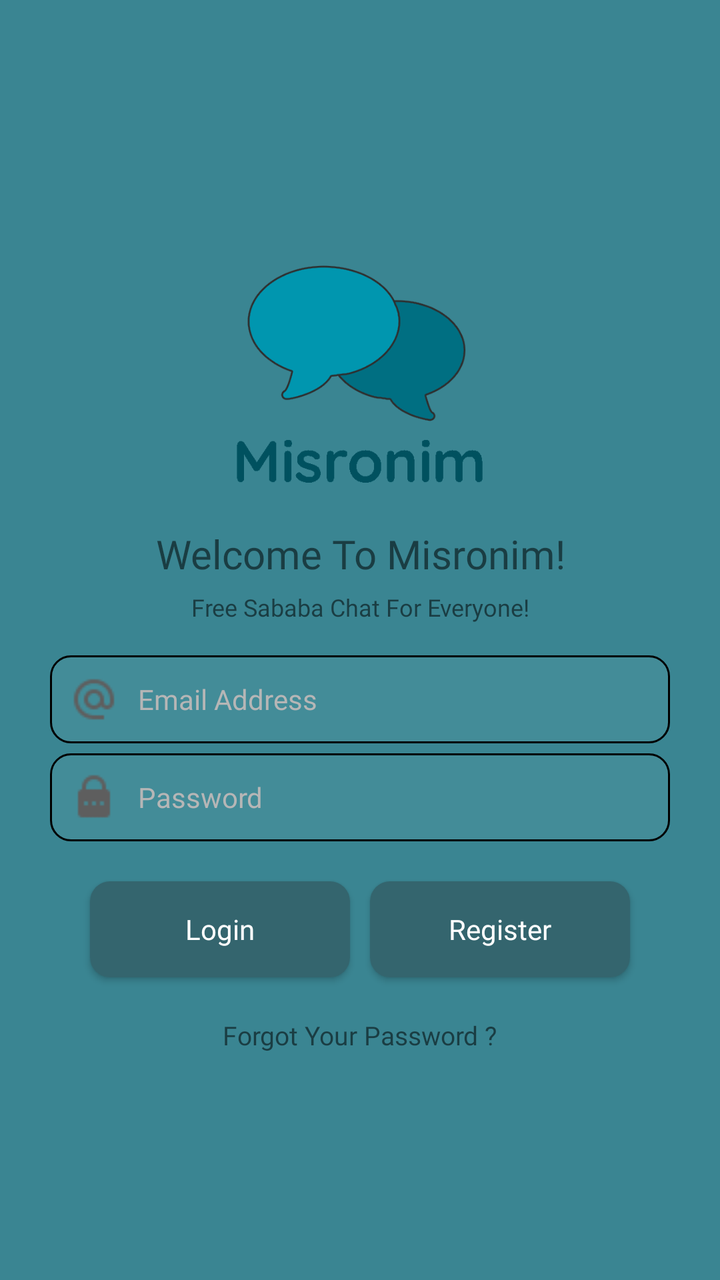
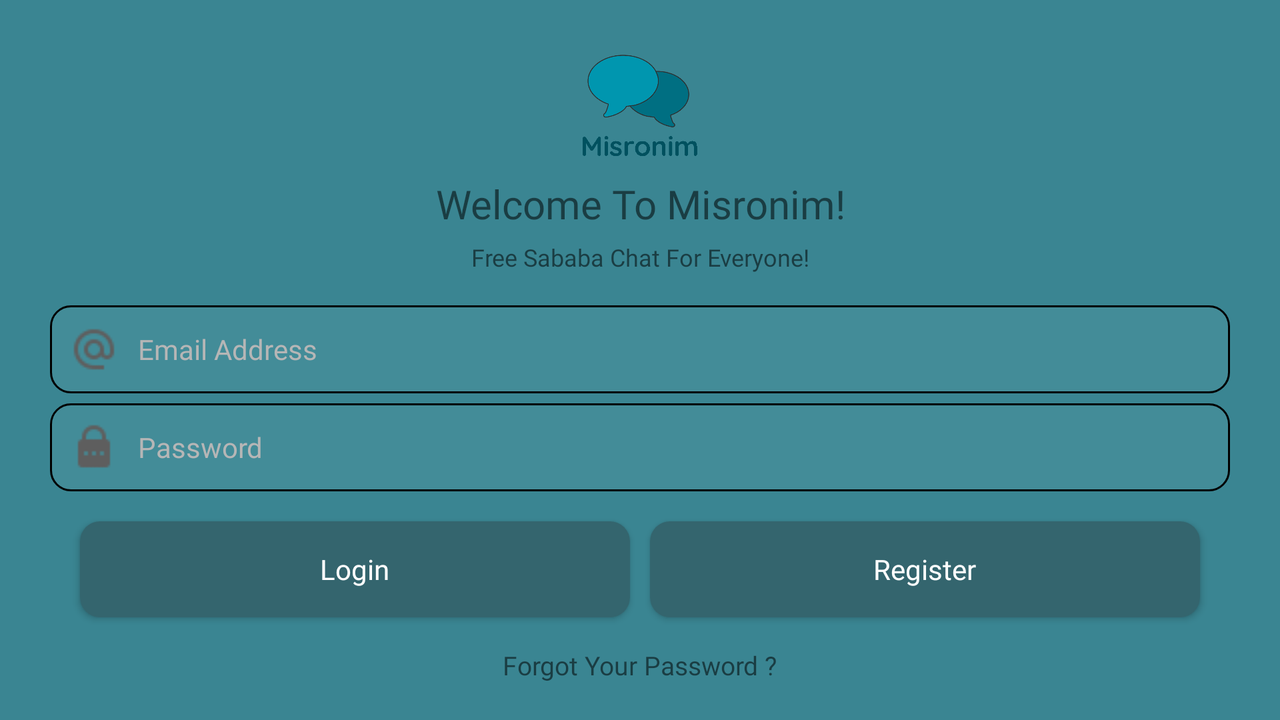

Compare how this app lays out the same screen by default and in its alternative resource folder. The renders come first, then the two layout files and the values they reference.
<!-- AndroidManifest.xml: activity theme Theme.Misronim.NoActionBar -->
<!-- res/layout/activity_login_register.xml -->
<?xml version="1.0" encoding="utf-8"?>
<RelativeLayout xmlns:android="http://schemas.android.com/apk/res/android"
    xmlns:app="http://schemas.android.com/apk/res-auto"
    xmlns:tools="http://schemas.android.com/tools"
    android:layout_width="match_parent"
    android:layout_height="match_parent"
    android:focusable="true"
    android:focusableInTouchMode="true"
    android:background="@color/main_color_dark"
    tools:context=".ui.LoginRegisterActivity">


    <LinearLayout
        android:layout_width="match_parent"
        android:layout_height="wrap_content"
        android:layout_centerInParent="true"
        android:layout_marginStart="25dp"
        android:layout_marginEnd="25dp"
        android:orientation="vertical">

        <ImageView
            android:id="@+id/imageView2"
            android:layout_width="150dp"
            android:layout_height="150dp"
            android:layout_gravity="center"
            app:srcCompat="@drawable/misronim_logo" />

        <TextView
            android:id="@+id/textView"
            android:layout_width="match_parent"
            android:layout_height="wrap_content"
            android:fontFamily="@font/quicksand_medium"
            android:gravity="center"
            android:text="Welcome To Misronim!"
            android:textSize="20sp" />

        <TextView
            android:id="@+id/textView3"
            android:layout_width="match_parent"
            android:layout_height="wrap_content"
            android:layout_marginTop="5dp"
            android:gravity="center"
            android:text="Free Sababa Chat For Everyone!"
            android:textSize="12sp" />

        <EditText
            android:id="@+id/emailAddressEditText"
            android:layout_width="match_parent"
            android:layout_height="wrap_content"
            android:layout_marginTop="16dp"
            android:background="@drawable/register_login_edittext_design"
            android:drawableLeft="@drawable/email_icon"
            android:drawablePadding="10dp"
            android:ems="10"
            android:textSize="14sp"
            android:hint="Email Address"
            android:inputType="textEmailAddress"
            android:keyboardNavigationCluster="false"
            android:textColor="@color/white"
            android:textColorHint="@color/hint_color" />

        <EditText
            android:id="@+id/passwordEditText"
            android:layout_width="match_parent"
            android:layout_height="wrap_content"
            android:layout_marginTop="5dp"
            android:background="@drawable/register_login_edittext_design"
            android:drawableLeft="@drawable/password_icon"
            android:drawablePadding="10dp"
            android:ems="10"
            android:textSize="14sp"
            android:hint="Password"
            android:inputType="textPassword"
            android:textColor="@color/white"
            android:textColorHint="@color/hint_color" />

        <LinearLayout
            android:layout_width="match_parent"
            android:layout_height="match_parent"
            android:layout_margin="15dp"
            android:orientation="horizontal">

            <androidx.appcompat.widget.AppCompatButton
                android:id="@+id/loginButton"
                android:layout_width="wrap_content"
                android:layout_height="wrap_content"
                android:layout_weight="0.5"
                android:background="@drawable/main_page_button_style"
                android:text="Login"
                android:layout_margin="5dp"
                android:textAllCaps="false"
                android:textColor="@color/white" />

            <androidx.appcompat.widget.AppCompatButton
                android:id="@+id/registerButton"
                android:layout_width="wrap_content"
                android:layout_height="wrap_content"
                android:layout_marginStart="10dp"
                android:layout_margin="5dp"
                android:layout_weight="0.5"
                android:background="@drawable/main_page_button_style"
                android:text="Register"
                android:textAllCaps="false"
                android:textColor="@color/white" />
        </LinearLayout>

        <TextView
            android:id="@+id/forgotPasswordTextView"
            android:layout_width="wrap_content"
            android:layout_height="wrap_content"
            android:layout_gravity="center"
            android:background="?attr/selectableItemBackground"
            android:text="Forgot Your Password ?"
            android:textSize="13sp" />
    </LinearLayout>

    <LinearLayout
        android:id="@+id/registerLoginLoadingLayout"
        android:layout_width="match_parent"
        android:layout_height="match_parent"
        android:background="@color/main_color_dark"
        android:gravity="center"
        android:visibility="gone"
        android:clickable="false"
        android:orientation="vertical">

        <LinearLayout
            android:layout_width="wrap_content"
            android:layout_height="wrap_content"
            android:orientation="horizontal">

            <ProgressBar
                android:id="@+id/progressBar"
                style="?android:attr/progressBarStyle"
                android:indeterminateTint="@color/button_color"
                android:layout_width="wrap_content"
                android:layout_height="match_parent" />

            <TextView
                android:id="@+id/textView2"
                android:layout_width="wrap_content"
                android:layout_height="match_parent"
                android:gravity="center"
                android:layout_marginStart="5dp"
                android:text="Loading..." />
        </LinearLayout>
    </LinearLayout>

</RelativeLayout>
<!-- resources referenced by this layout -->
<resources>
  <color name="button_color">#34656E</color>
  <color name="hint_color">#B6B6B6</color>
  <color name="main_color_dark">#3a8592</color>
  <color name="white">#FFFFFFFF</color>
  <!-- drawable email_icon: png bitmap (drawable, 927 bytes) -->
  <!-- drawable main_page_button_style (drawable) -->
  <?xml version="1.0" encoding="utf-8"?>
  <shape xmlns:android="http://schemas.android.com/apk/res/android">
  
      <solid android:color="@color/button_color" />
      <corners android:radius="10dp" />
      <padding
          android:right="10dp"
          android:bottom="10dp"
          android:left="10dp"
          android:top="10dp"/>
  
  </shape>
  <!-- drawable misronim_logo: png bitmap (drawable, 18498 bytes) -->
  <!-- drawable password_icon: png bitmap (drawable, 482 bytes) -->
  <!-- drawable register_login_edittext_design (drawable) -->
  <?xml version="1.0" encoding="utf-8"?>
  <selector xmlns:android="http://schemas.android.com/apk/res/android">
  <item android:state_enabled="true"
      android:state_focused="true">
      <shape android:shape="rectangle">
          <solid android:color="#438C98"/>
          <corners android:radius="10dp"/>
          <stroke android:color="@color/white" android:width="1dp"/>
          <padding
              android:right="10dp"
              android:bottom="10dp"
              android:left="10dp"
              android:top="10dp"/>
      </shape>
  </item>
  <item android:state_enabled="true">
      <shape>
          <solid android:color="#438C98"/>
          <corners android:radius="10dp"/>
          <stroke android:color="@color/black" android:width="1dp"/>
      </shape>
  </item>
  </selector>
  <style name="Theme.Misronim.NoActionBar">
          <item name="windowActionBar">false</item>
          <item name="windowNoTitle">true</item>
      </style>
  <color name="black">#FF000000</color>
</resources>
<!-- res/layout-land/activity_login_register.xml (the repository's variant of the layout above) -->
<!-- drawn on the phone turned sideways -->
<?xml version="1.0" encoding="utf-8"?>
<RelativeLayout xmlns:android="http://schemas.android.com/apk/res/android"
    xmlns:app="http://schemas.android.com/apk/res-auto"
    xmlns:tools="http://schemas.android.com/tools"
    android:layout_width="match_parent"
    android:layout_height="match_parent"
    android:focusable="true"
    android:focusableInTouchMode="true"
    android:background="@color/main_color_dark"
    tools:context=".ui.LoginRegisterActivity">


    <LinearLayout
        android:layout_width="match_parent"
        android:layout_height="wrap_content"
        android:layout_centerInParent="true"
        android:layout_centerHorizontal="true"
        android:layout_marginStart="25dp"
        android:layout_marginEnd="25dp"
        android:orientation="vertical">

        <ImageView
            android:id="@+id/imageView2"
            android:layout_width="70dp"
            android:layout_height="70dp"
            android:layout_gravity="center"
            app:srcCompat="@drawable/misronim_logo" />

        <TextView
            android:id="@+id/textView"
            android:layout_width="match_parent"
            android:layout_height="wrap_content"
            android:fontFamily="@font/quicksand_medium"
            android:gravity="center"
            android:text="Welcome To Misronim!"
            android:textSize="20sp" />

        <TextView
            android:id="@+id/textView3"
            android:layout_width="match_parent"
            android:layout_height="wrap_content"
            android:layout_marginTop="5dp"
            android:gravity="center"
            android:text="Free Sababa Chat For Everyone!"
            android:textSize="12sp" />

        <EditText
            android:id="@+id/emailAddressEditText"
            android:layout_width="match_parent"
            android:layout_height="wrap_content"
            android:layout_marginTop="16dp"
            android:background="@drawable/register_login_edittext_design"
            android:drawableLeft="@drawable/email_icon"
            android:drawablePadding="10dp"
            android:ems="10"
            android:hint="Email Address"
            android:inputType="textEmailAddress"
            android:keyboardNavigationCluster="false"
            android:textColor="@color/white"
            android:textColorHint="@color/hint_color"
            android:textSize="14sp" />

        <EditText
            android:id="@+id/passwordEditText"
            android:layout_width="match_parent"
            android:layout_height="wrap_content"
            android:layout_marginTop="5dp"
            android:background="@drawable/register_login_edittext_design"
            android:drawableLeft="@drawable/password_icon"
            android:drawablePadding="10dp"
            android:ems="10"
            android:hint="Password"
            android:inputType="textPassword"
            android:textColor="@color/white"
            android:textColorHint="@color/hint_color"
            android:textSize="14sp" />

        <LinearLayout
            android:layout_width="match_parent"
            android:layout_height="match_parent"
            android:layout_margin="10dp"
            android:orientation="horizontal">

            <androidx.appcompat.widget.AppCompatButton
                android:id="@+id/loginButton"
                android:layout_width="wrap_content"
                android:layout_height="wrap_content"
                android:layout_margin="5dp"
                android:layout_weight="0.5"
                android:background="@drawable/main_page_button_style"
                android:text="Login"
                android:textAllCaps="false"
                android:textColor="@color/white" />

            <androidx.appcompat.widget.AppCompatButton
                android:id="@+id/registerButton"
                android:layout_width="wrap_content"
                android:layout_height="wrap_content"
                android:layout_margin="5dp"
                android:layout_marginStart="10dp"
                android:layout_weight="0.5"
                android:background="@drawable/main_page_button_style"
                android:text="Register"
                android:textAllCaps="false"
                android:textColor="@color/white" />
        </LinearLayout>

        <TextView
            android:id="@+id/forgotPasswordTextView"
            android:layout_width="wrap_content"
            android:layout_height="wrap_content"
            android:layout_gravity="center"
            android:background="?attr/selectableItemBackground"
            android:text="Forgot Your Password ?"
            android:textSize="13sp" />
    </LinearLayout>

    <LinearLayout
        android:id="@+id/forgotPasswordLoadingLayout"
        android:layout_width="match_parent"
        android:layout_height="match_parent"
        android:background="@color/main_color_dark"
        android:gravity="center"
        android:visibility="gone"
        android:clickable="false"
        android:orientation="vertical">

        <LinearLayout
            android:layout_width="wrap_content"
            android:layout_height="wrap_content"
            android:orientation="horizontal">

            <ProgressBar
                android:id="@+id/progressBar"
                style="?android:attr/progressBarStyle"
                android:indeterminateTint="@color/button_color"
                android:layout_width="wrap_content"
                android:layout_height="match_parent" />

            <TextView
                android:id="@+id/textView2"
                android:layout_width="wrap_content"
                android:layout_height="match_parent"
                android:gravity="center"
                android:layout_marginStart="5dp"
                android:text="Loading..." />
        </LinearLayout>
    </LinearLayout>

</RelativeLayout>
